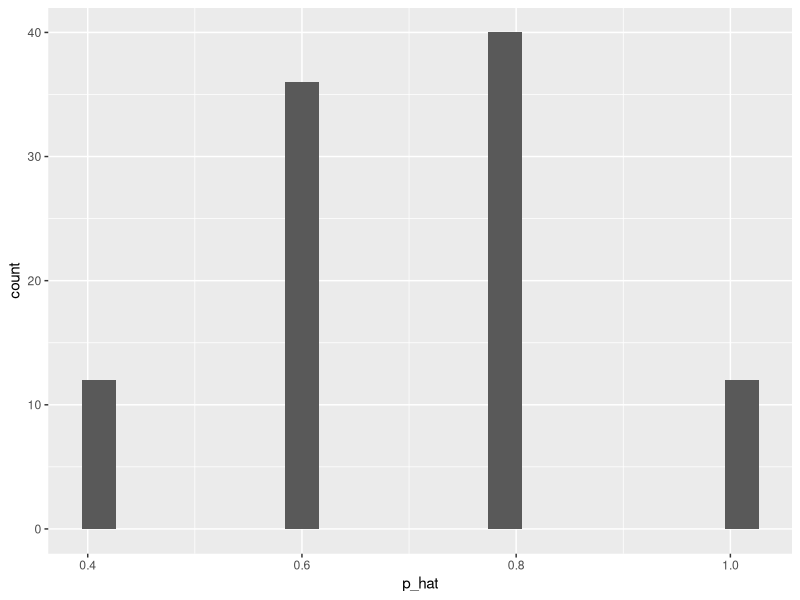
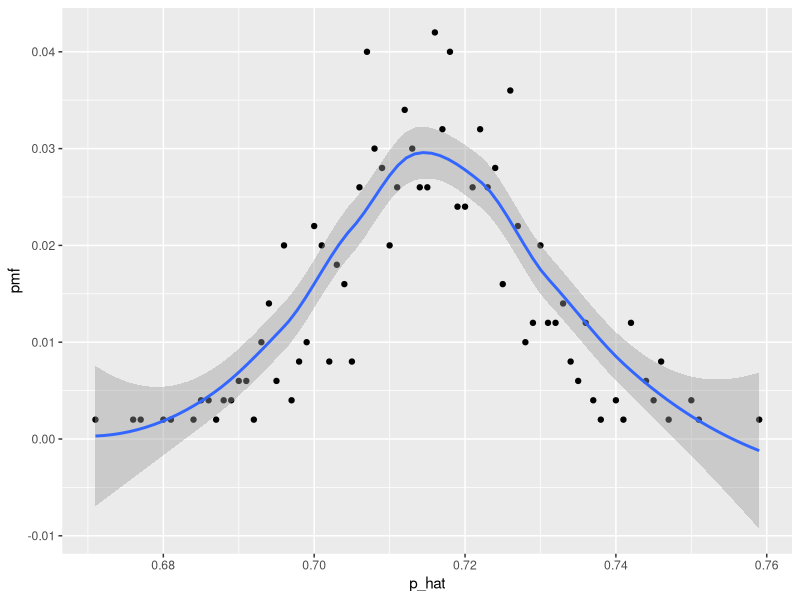
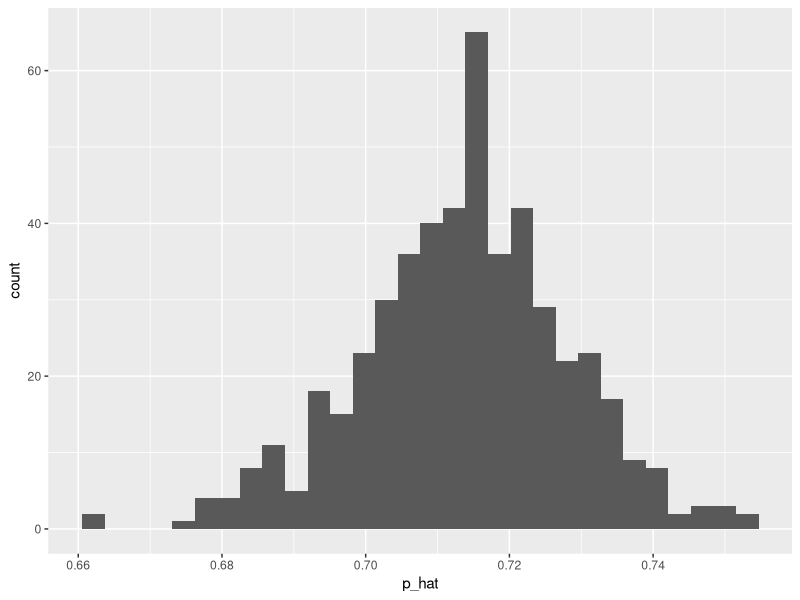

The R source for these figures, in order:
## ---- chunk 1
knitr::opts_chunk$set(echo = TRUE)
library(ggplot2)
library(dplyr)
## ---- chunk 2
pop <- c(rep("Apple", 10), rep("Android", 4)) # population
true_proportion <- sum(pop == "Apple") / 14
true_proportion  # population proportion p


n = 5 #sample size
my_sample <- sample(pop, n)
my_sample # your sample
p_hat <- sum(my_sample == "Apple") / n
p_hat # sample proportion p_hat
## ---- chunk 3
K = 100
p_hat_vector <-rep(0,K)

for (k in 1:K){
  my_sample <- sample(pop, n)
  p_hat <- sum(my_sample == "Apple") / n
  p_hat_vector[k] <- p_hat
}
p_hat_vector


## ---- chunk 4
sample_data <- data.frame(p_hat = p_hat_vector) #p_hat is the name of the column

ggplot(data=sample_data, aes(x=p_hat)) + geom_histogram(bins=20)


## ---- chunk 5
    # population
    pop <- c(rep("Apple", 1000), rep("Android", 400))

    # Function to calculate sample proportions over K samples
    my_sample_phat <- function(n, K = 500){
      p_hat_vector <- numeric(K)         # Initialize vector to store sample proportions
      
      for (k in 1:K){
        my_sample <- sample(pop, n, replace = TRUE)   
        p_hat_vector[k] <- sum(my_sample == "Apple") / n    # Calculate proportion of "Apple"
      }
      return(p_hat_vector)
    }

    # Example usage
    head(my_sample_phat(10))
    head(my_sample_phat(100))

## ---- chunk 6
library(dplyr)
n=1000
p_hat_vector = my_sample_phat(n)

p_hat_data <- data.frame(p_hat = p_hat_vector)


p_hat_data <- p_hat_data %>%
  count(p_hat) %>%
  mutate(pmf = n/sum(n))


mean(p_hat_data$p_hat)
sd(p_hat_data$p_hat)

ggplot(p_hat_data, aes(x=p_hat, y=pmf)) + geom_point() + geom_smooth()



## ---- chunk 7
n=1000
p_hat_vector = my_sample_phat(n)
p_hat_data <- data.frame(p_hat = p_hat_vector)
ggplot(data=p_hat_data, aes(x = p_hat)) + geom_histogram(bin=30)



## ---- chunk 8

p_hat_vector = my_sample_phat(1000)

p_hat_data <- data.frame(p_hat = p_hat_vector)



# mean
p_hat_mean = mean(p_hat_data$p_hat)

# standard deviation
p_hat_sd = sd(p_hat_data$p_hat)
p_hat_sd



# let's check 68-95-99.7 rule

df <- p_hat_data$p_hat

# within 1 standard deviation
range = (df > (p_hat_mean - 1 * p_hat_sd)) & (df < (p_hat_mean + 1 * p_hat_sd))
df_temp <- df[ range ]
length(df_temp) / length(df)


# within 2 standard deviation
range = (df > (p_hat_mean - 2 * p_hat_sd)) & (df < (p_hat_mean + 2 * p_hat_sd))
df_temp <- df[ range ]
length(df_temp) / length(df)


# within 3 standard deviation
range = (df > (p_hat_mean - 3 * p_hat_sd)) & (df < (p_hat_mean + 3 * p_hat_sd))
df_temp <- df[ range ]
length(df_temp) / length(df)

